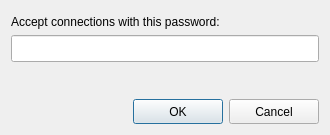
<?xml version="1.0" encoding="UTF-8"?>
<ui version="4.0">
 <class>PsswdDialogClass</class>
 <widget class="QDialog" name="PsswdDialogClass">
  <property name="windowModality">
   <enum>Qt::WindowModality::ApplicationModal</enum>
  </property>
  <property name="geometry">
   <rect>
    <x>0</x>
    <y>0</y>
    <width>330</width>
    <height>135</height>
   </rect>
  </property>
  <property name="maximumSize">
   <size>
    <width>16777215</width>
    <height>135</height>
   </size>
  </property>
  <property name="focusPolicy">
   <enum>Qt::FocusPolicy::StrongFocus</enum>
  </property>
  <property name="windowTitle">
   <string>Change the password</string>
  </property>
  <property name="modal">
   <bool>true</bool>
  </property>
  <layout class="QGridLayout" name="gridLayout">
   <property name="leftMargin">
    <number>11</number>
   </property>
   <property name="topMargin">
    <number>15</number>
   </property>
   <property name="rightMargin">
    <number>11</number>
   </property>
   <item row="4" column="2">
    <widget class="QPushButton" name="button_cancel">
     <property name="sizePolicy">
      <sizepolicy hsizetype="Fixed" vsizetype="Fixed">
       <horstretch>0</horstretch>
       <verstretch>0</verstretch>
      </sizepolicy>
     </property>
     <property name="minimumSize">
      <size>
       <width>90</width>
       <height>25</height>
      </size>
     </property>
     <property name="focusPolicy">
      <enum>Qt::FocusPolicy::TabFocus</enum>
     </property>
     <property name="text">
      <string>Cancel</string>
     </property>
     <property name="autoDefault">
      <bool>false</bool>
     </property>
    </widget>
   </item>
   <item row="0" column="0" colspan="3">
    <widget class="QLabel" name="label_password">
     <property name="sizePolicy">
      <sizepolicy hsizetype="Expanding" vsizetype="Fixed">
       <horstretch>0</horstretch>
       <verstretch>0</verstretch>
      </sizepolicy>
     </property>
     <property name="text">
      <string>Accept connections with this password:</string>
     </property>
     <property name="buddy">
      <cstring>edit_password</cstring>
     </property>
    </widget>
   </item>
   <item row="4" column="0">
    <spacer name="horizontalSpacer">
     <property name="orientation">
      <enum>Qt::Orientation::Horizontal</enum>
     </property>
     <property name="sizeHint" stdset="0">
      <size>
       <width>40</width>
       <height>20</height>
      </size>
     </property>
    </spacer>
   </item>
   <item row="4" column="1">
    <widget class="QPushButton" name="button_ok">
     <property name="sizePolicy">
      <sizepolicy hsizetype="Fixed" vsizetype="Fixed">
       <horstretch>0</horstretch>
       <verstretch>0</verstretch>
      </sizepolicy>
     </property>
     <property name="minimumSize">
      <size>
       <width>90</width>
       <height>25</height>
      </size>
     </property>
     <property name="focusPolicy">
      <enum>Qt::FocusPolicy::TabFocus</enum>
     </property>
     <property name="text">
      <string>OK</string>
     </property>
     <property name="default">
      <bool>true</bool>
     </property>
    </widget>
   </item>
   <item row="1" column="0" colspan="3">
    <widget class="QLineEdit" name="edit_password">
     <property name="minimumSize">
      <size>
       <width>0</width>
       <height>27</height>
      </size>
     </property>
     <property name="inputMask">
      <string/>
     </property>
     <property name="text">
      <string/>
     </property>
     <property name="maxLength">
      <number>999999999</number>
     </property>
     <property name="dragEnabled">
      <bool>true</bool>
     </property>
    </widget>
   </item>
   <item row="2" column="0" colspan="3">
    <spacer name="verticalSpacer">
     <property name="orientation">
      <enum>Qt::Orientation::Vertical</enum>
     </property>
     <property name="sizeType">
      <enum>QSizePolicy::Policy::Expanding</enum>
     </property>
     <property name="sizeHint" stdset="0">
      <size>
       <width>20</width>
       <height>40</height>
      </size>
     </property>
    </spacer>
   </item>
  </layout>
 </widget>
 <tabstops>
  <tabstop>edit_password</tabstop>
  <tabstop>button_ok</tabstop>
  <tabstop>button_cancel</tabstop>
 </tabstops>
 <resources/>
 <connections/>
</ui>
